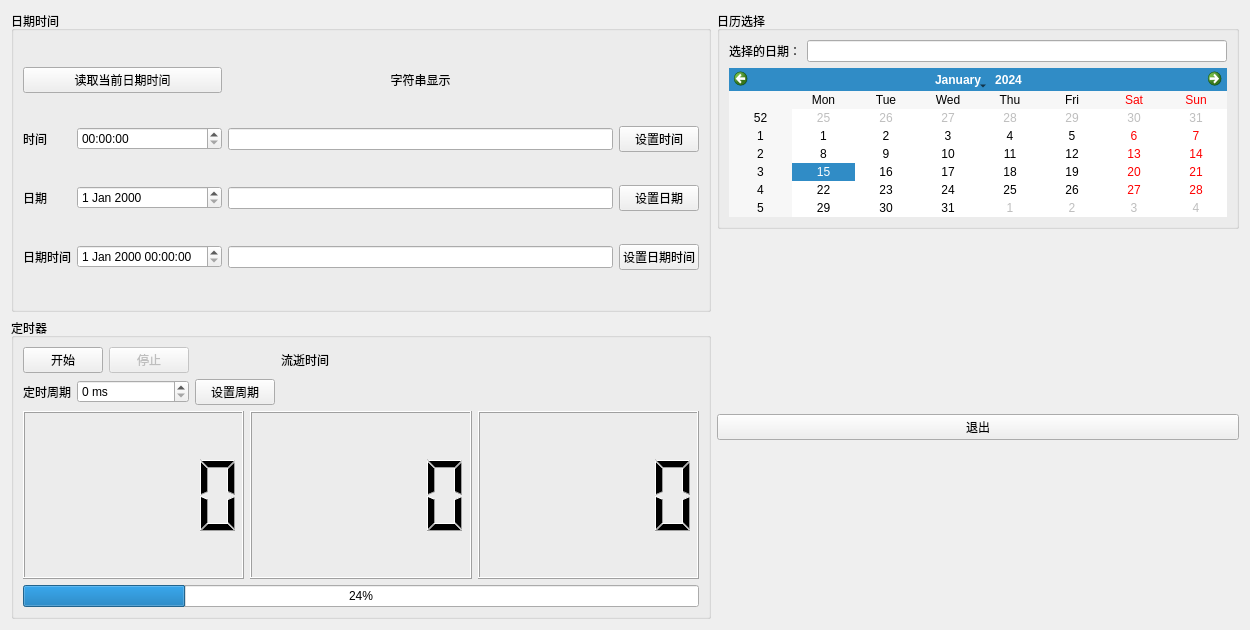
<?xml version="1.0" encoding="UTF-8"?>
<ui version="4.0">
 <class>Widget</class>
 <widget class="QWidget" name="Widget">
  <property name="geometry">
   <rect>
    <x>0</x>
    <y>0</y>
    <width>1250</width>
    <height>630</height>
   </rect>
  </property>
  <property name="minimumSize">
   <size>
    <width>1200</width>
    <height>600</height>
   </size>
  </property>
  <property name="windowTitle">
   <string>Widget</string>
  </property>
  <layout class="QHBoxLayout" name="horizontalLayout_3">
   <item>
    <layout class="QVBoxLayout" name="verticalLayout">
     <item>
      <widget class="QGroupBox" name="groupBox">
       <property name="minimumSize">
        <size>
         <width>700</width>
         <height>0</height>
        </size>
       </property>
       <property name="title">
        <string>日期时间</string>
       </property>
       <layout class="QGridLayout" name="gridLayout_2">
        <item row="1" column="1">
         <widget class="QTimeEdit" name="timeEdit"/>
        </item>
        <item row="1" column="2">
         <widget class="QLineEdit" name="lineEditTime"/>
        </item>
        <item row="3" column="3">
         <widget class="QPushButton" name="pushButtonSetDateTime">
          <property name="text">
           <string>设置日期时间</string>
          </property>
         </widget>
        </item>
        <item row="1" column="3">
         <widget class="QPushButton" name="pushButtonSetTime">
          <property name="text">
           <string>设置时间</string>
          </property>
         </widget>
        </item>
        <item row="0" column="2">
         <widget class="QLabel" name="label">
          <property name="text">
           <string>字符串显示</string>
          </property>
          <property name="alignment">
           <set>Qt::AlignCenter</set>
          </property>
         </widget>
        </item>
        <item row="2" column="0">
         <widget class="QLabel" name="label_3">
          <property name="text">
           <string>日期</string>
          </property>
         </widget>
        </item>
        <item row="3" column="1">
         <widget class="QDateTimeEdit" name="dateTimeEdit"/>
        </item>
        <item row="2" column="2">
         <widget class="QLineEdit" name="lineEditDate"/>
        </item>
        <item row="2" column="1">
         <widget class="QDateEdit" name="dateEdit"/>
        </item>
        <item row="2" column="3">
         <widget class="QPushButton" name="pushButtonSetDate">
          <property name="text">
           <string>设置日期</string>
          </property>
         </widget>
        </item>
        <item row="3" column="2">
         <widget class="QLineEdit" name="lineEditDateTime"/>
        </item>
        <item row="0" column="0" colspan="2">
         <widget class="QPushButton" name="pushButtonReadCurrentDateTime">
          <property name="text">
           <string>读取当前日期时间</string>
          </property>
         </widget>
        </item>
        <item row="3" column="0">
         <widget class="QLabel" name="label_4">
          <property name="text">
           <string>日期时间</string>
          </property>
         </widget>
        </item>
        <item row="1" column="0">
         <widget class="QLabel" name="label_2">
          <property name="text">
           <string>时间</string>
          </property>
         </widget>
        </item>
       </layout>
      </widget>
     </item>
     <item>
      <widget class="QGroupBox" name="groupBox_2">
       <property name="title">
        <string>定时器</string>
       </property>
       <layout class="QVBoxLayout" name="verticalLayout_3">
        <item>
         <layout class="QGridLayout" name="gridLayout_3">
          <item row="0" column="0" colspan="2">
           <widget class="QPushButton" name="pushButtonStart">
            <property name="text">
             <string>开始</string>
            </property>
           </widget>
          </item>
          <item row="0" column="4">
           <widget class="QLabel" name="label_6">
            <property name="text">
             <string>流逝时间</string>
            </property>
           </widget>
          </item>
          <item row="1" column="0">
           <widget class="QLabel" name="label_7">
            <property name="text">
             <string>定时周期</string>
            </property>
           </widget>
          </item>
          <item row="1" column="1" colspan="2">
           <widget class="QSpinBox" name="spinBox">
            <property name="suffix">
             <string> ms</string>
            </property>
           </widget>
          </item>
          <item row="1" column="3">
           <widget class="QPushButton" name="pushButtonSetInterval">
            <property name="text">
             <string>设置周期</string>
            </property>
           </widget>
          </item>
          <item row="1" column="4">
           <spacer name="horizontalSpacer">
            <property name="orientation">
             <enum>Qt::Horizontal</enum>
            </property>
            <property name="sizeHint" stdset="0">
             <size>
              <width>40</width>
              <height>20</height>
             </size>
            </property>
           </spacer>
          </item>
          <item row="0" column="2">
           <widget class="QPushButton" name="pushButtonStop">
            <property name="enabled">
             <bool>false</bool>
            </property>
            <property name="text">
             <string>停止</string>
            </property>
           </widget>
          </item>
         </layout>
        </item>
        <item>
         <layout class="QHBoxLayout" name="horizontalLayout_4">
          <item>
           <widget class="QLCDNumber" name="lcdNumber">
            <property name="layoutDirection">
             <enum>Qt::LeftToRight</enum>
            </property>
            <property name="smallDecimalPoint">
             <bool>false</bool>
            </property>
            <property name="segmentStyle">
             <enum>QLCDNumber::Filled</enum>
            </property>
           </widget>
          </item>
          <item>
           <widget class="QLCDNumber" name="lcdNumber_2"/>
          </item>
          <item>
           <widget class="QLCDNumber" name="lcdNumber_3"/>
          </item>
         </layout>
        </item>
        <item>
         <widget class="QProgressBar" name="progressBar">
          <property name="value">
           <number>24</number>
          </property>
         </widget>
        </item>
       </layout>
      </widget>
     </item>
    </layout>
   </item>
   <item>
    <layout class="QVBoxLayout" name="verticalLayout_2">
     <item>
      <widget class="QGroupBox" name="groupBox_4">
       <property name="minimumSize">
        <size>
         <width>500</width>
         <height>0</height>
        </size>
       </property>
       <property name="title">
        <string>日历选择</string>
       </property>
       <layout class="QGridLayout" name="gridLayout">
        <item row="1" column="0" colspan="2">
         <widget class="QCalendarWidget" name="calendarWidget"/>
        </item>
        <item row="0" column="0">
         <widget class="QLabel" name="label_5">
          <property name="text">
           <string>选择的日期：</string>
          </property>
         </widget>
        </item>
        <item row="0" column="1">
         <widget class="QLineEdit" name="lineEdit_4"/>
        </item>
       </layout>
      </widget>
     </item>
     <item>
      <spacer name="verticalSpacer">
       <property name="orientation">
        <enum>Qt::Vertical</enum>
       </property>
       <property name="sizeHint" stdset="0">
        <size>
         <width>20</width>
         <height>40</height>
        </size>
       </property>
      </spacer>
     </item>
     <item>
      <widget class="QPushButton" name="pushButtonClose">
       <property name="text">
        <string>退出</string>
       </property>
      </widget>
     </item>
     <item>
      <spacer name="verticalSpacer_2">
       <property name="orientation">
        <enum>Qt::Vertical</enum>
       </property>
       <property name="sizeHint" stdset="0">
        <size>
         <width>20</width>
         <height>40</height>
        </size>
       </property>
      </spacer>
     </item>
    </layout>
   </item>
  </layout>
 </widget>
 <resources/>
 <connections/>
</ui>
